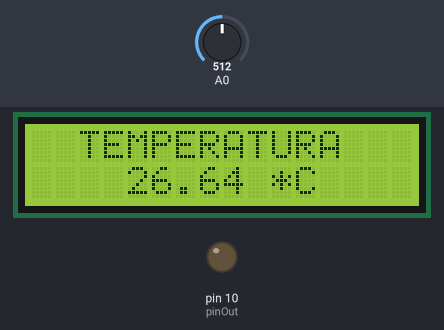
This sketch was run on a simulated Arduino Uno, built with avr-gcc and run on an emulated ATmega328P. On the bench: 16×2 character LCD, output pins drawn as LEDs (lit = HIGH). The inputs (shaded band) are chosen by the test bench; at power-on: A0 = 512. What the sketch prints to the serial monitor is not drawn.

Above: at 1.2 s.
1.3 s: A0 set to 0
At 2.8 s:
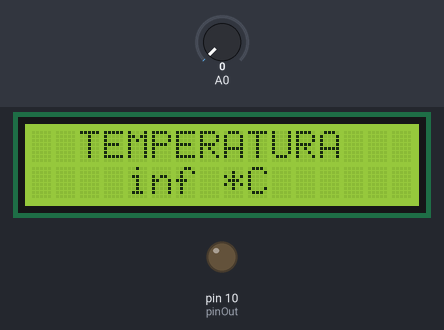
3.1 s: A0 set to 122
At 4.1 s:
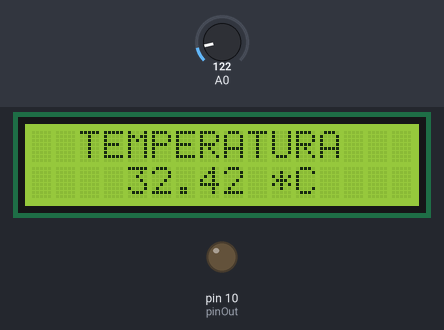
4.7 s: A0 set to 306
At 5.7 s:
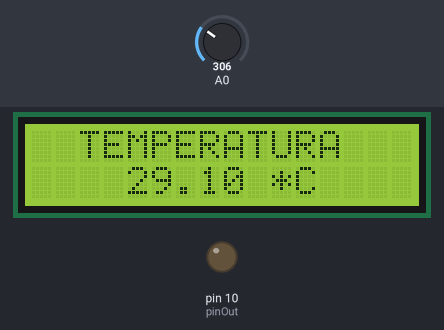
Timing chart, 0 to 7.7 s (numbered marks = the images above; inputs shaded):
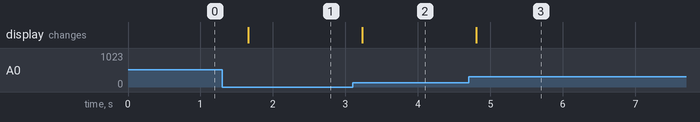

Measured:
- after the input at 1.3 s, the display: changes after 0.36 s (image 1)
- after the input at 3.1 s, the display: changes after 0.13 s (image 2)
- after the input at 4.7 s, the display: changes after 0.11 s (image 3)

The sketch:

analog_temp.ino
```cpp
// Open Source
// KY-013 ANALOG TEMP

#include <LiquidCrystal_I2C.h> //INCLUSÃO DE BIBLIOTECA
LiquidCrystal_I2C lcd(0x27,2,1,0,4,5,6,7,3, POSITIVE);
#include <math.h>

int pinOut = 10;

double Thermistor(int RawADC) {
 double Temp;
 Temp = log(10000.0*((1024.0/RawADC-1)));
 Temp = (Temp * 2.89193);
 return Temp;
}

void setup() {
  Serial.begin(9600);
  pinMode(10, OUTPUT);
  lcd.begin (16,2); //SETA A QUANTIDADE DE COLUNAS(16) E O NÚMERO DE LINHAS(2) DO DISPLAY
  lcd.setBacklight(HIGH); //LIGA O BACKLIGHT (LUZ DE FUNDO)
}

void loop() {
  int val;
  double temp;
  val=analogRead(0);
  temp=Thermistor(val);
  lcd.clear();
  Serial.print("TEMPERATURA = ");
  Serial.print(temp);
  Serial.println(" C");
  lcd.setCursor(0,0); //SETA A POSIÇÃO DO CURSOR
  lcd.print("  TEMPERATURA"); //IMPRIME O TEXTO NO DISPLAY LCD
  lcd.setCursor(4,1); //SETA A POSIÇÃO DO CURSOR
  lcd.print(temp); //IMPRIME O TEXTO NO DISPLAY LCD
  lcd.print(" *C"); //IMPRIME O TEXTO NO DISPLAY LCD

  delay(500);
}
```
